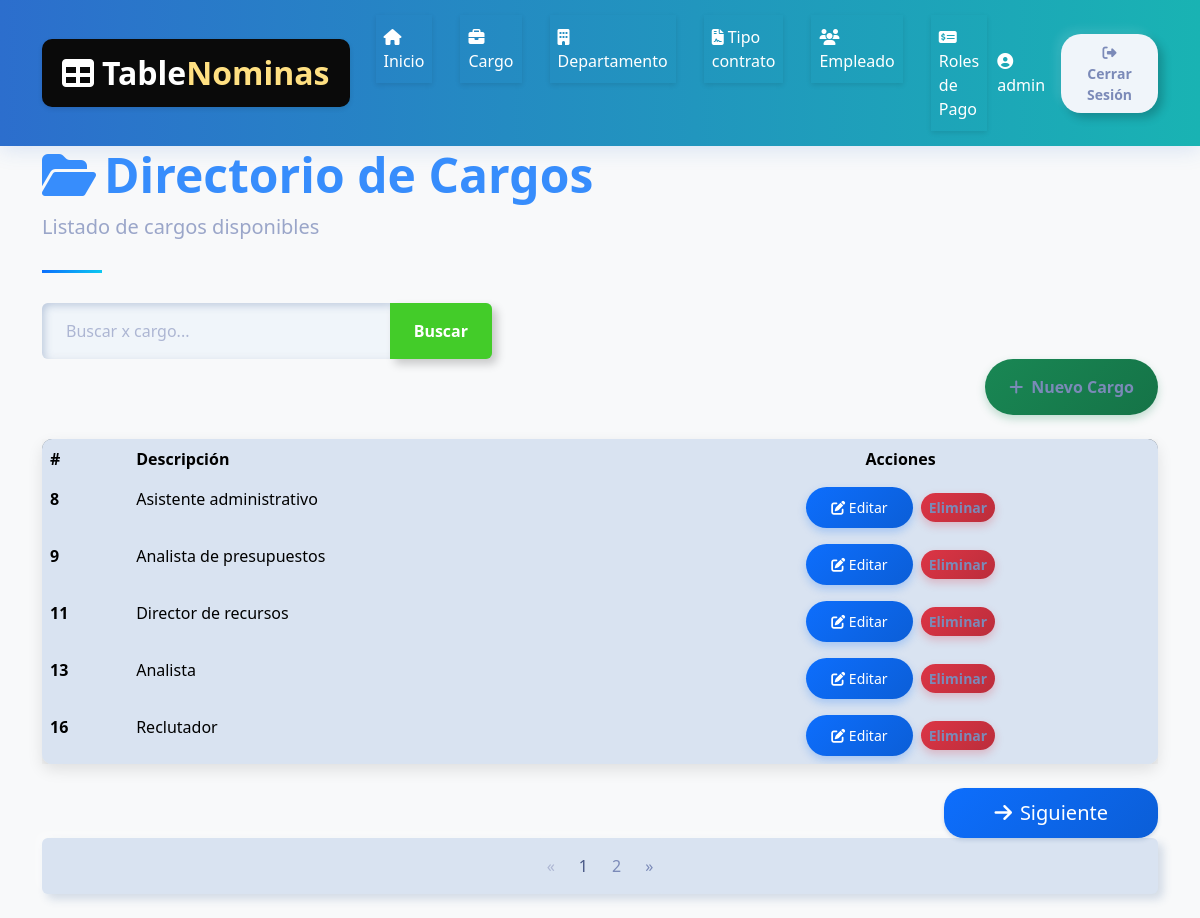
Screenshot of /nomina/cargo_list/ (signed in) with the database file from the repository.
### core/models.py (models this page shows, shortened)
class Cargo(models.Model):
    descripcion = models.CharField(max_length=100, unique=True)

### core/views.py (the view)
# urls.py: path('cargo_list/', cargo_list, name='cargo_list'),  # URL para la vista home
@login_required
def cargo_list(request):
    query = request.GET.get('q', None)
    if query:
        cargos_list = Cargo.objects.filter(descripcion__icontains=query)
    else:
        cargos_list = Cargo.objects.all().order_by('id')  # Ordenamos por id
    paginator = Paginator(cargos_list, 5)
    page_number = request.GET.get('page')
    cargos = paginator.get_page(page_number)
    context = {
        'cargos': cargos,
        'title': 'Listado de cargos',
        'query': query  # Pasamos la query para mantenerla en la paginación
    }
    return render(request, 'cargo/list.html', context)

### template/cargo/list.html (shortened to what this page needs)
{% extends "home.html" %}
{% block content %}
    <div class="container">
        <header class="page-header">
            <h1 class="display-5 fw-bold text-primary">
                <i class="fas fa-folder-open me-2"></i>Directorio de Cargos
            </h1>
            <p class="lead text-muted">Listado de cargos disponibles</p>
        </header>
        <form action="" style="max-width: 450px;">
            <div class="input-group">
                <input type="text" class="form-control" placeholder="Buscar x cargo..." name="q" value="{{ request.GET.q }}">
                <button class="btn btn-outline-success" data-bs-toggle="tooltip" data-bs-title="Escriba parte del cargo y click en buscar">
                    Buscar
                </button>
            </div>
        </form>
        <div class="d-flex justify-content-end mb-4">
            <a class="btn btn-success"  href={% url 'core:cargo_create' %}>
                <i class="fas fa-plus me-2"></i>Nuevo Cargo
        </div>
        <div class="card mb-4">
            <div class="card-body p-0">
                <div class="table-responsive">
                    <table class="table table-hover mb-0">
                        <thead>
                            <tr>
                                <th scope="col">#</th>
                                <th scope="col">Descripción</th>
                                <th scope="col" class="text-center">Acciones</th>
                    </tr>
                </thead>
                <tbody>
                    {% for cargo in cargos %}
                    <tr>
                        <th scope="row">{{ cargo.id }}</th>
                        <td>{{ cargo.descripcion }}</td>
                        <td class="text-center">
                            <a href="{% url 'core:cargo_update' cargo.id %}" class="btn btn-sm btn-primary me-1">
                                <i class="fas fa-edit"></i> Editar
                            </a>
                            <a href="{% url 'core:cargo_delete' cargo.id %}" class="btn btn-sm btn-danger">Eliminar</a>
                        </td>
                    </tr>
                    {% endfor %}
                </tbody>
            </table>
        </div>
    </div>
</div>
        <div class="d-flex justify-content-end mt-4">
            <a href="{% url 'core:departamento_list' %}" class="btn btn-primary btn-lg shadow-sm" style="border-radius: 20px; padding: 10px 50px;">
            <i class="fas fa-arrow-right me-2"></i>Siguiente
            </a>
        </div>
        {% if cargos.has_other_pages %}
        <nav aria-label="Page navigation" class="mb-4">
            <ul class="pagination justify-content-center">
                {% if cargos.has_previous %}
                    <li class="page-item">
                        <a class="page-link" href="?page={{ cargos.previous_page_number }}{% if request.GET.q %}&q={{ request.GET.q }}{% endif %}" aria-label="Anterior">
                            <span aria-hidden="true">&laquo;</span>
                        </a>
                    </li>
                {% else %}
                    <li class="page-item disabled">
                        <span class="page-link" aria-hidden="true">&laquo;</span>
                    </li>
                {% endif %}
                {% for i in cargos.paginator.page_range %}
                    {% if cargos.number == i %}
                        <li class="page-item active"><span class="page-link">{{ i }}</span></li>
                    {% else %}
                        <li class="page-item"><a class="page-link" href="?page={{ i }}{% if request.GET.q %}&q={{ request.GET.q }}{% endif %}">{{ i }}</a></li>
                    {% endif %}
                {% endfor %}
                {% if cargos.has_next %}
                    <li class="page-item">
                        <a class="page-link" href="?page={{ cargos.next_page_number }}{% if request.GET.q %}&q={{ request.GET.q }}{% endif %}" aria-label="Siguiente">
                            <span aria-hidden="true">&raquo;</span>
                        </a>
                    </li>
                {% else %}
                    <li class="page-item disabled">
                        <span class="page-link" aria-hidden="true">&raquo;</span>
                    </li>
                {% endif %}
            </ul>
        </nav>
        {% endif %}
    </div>
{% endblock %}

### template/home.html (shortened to what this page needs)
<!DOCTYPE html>
<html lang="es">
<head>
  {% load static %}
  <link href={% static 'css/bootstrap.min.css' %} rel="stylesheet">
  <link href="https://cdnjs.cloudflare.com/ajax/libs/font-awesome/6.4.0/css/all.min.css" rel="stylesheet">
</head>
<body>
  <nav class="navbar navbar-expand-lg navbar-dark" style="background: linear-gradient(90deg, #2c6ecd 0%, #19b3b3 100%); box-shadow: 0 4px 20px rgba(44,110,205,0.15);">
  <div class="container">
    <a class="navbar-brand d-flex align-items-center" href="#" style="font-size: 2rem; font-weight: 800;">
      <i class="fas fa-table me-2" style="color: #fff;"></i>
      <span style="color: #fff;">Table<span style="color: #ffe082;">Nominas</span></span>
    </a>
    <div class="collapse navbar-collapse" id="navbarNav">
      <ul class="navbar-nav mx-auto" style="gap: 0.5rem;">
        <li class="nav-item">
          <a class="nav-link {% if request.resolver_match.url_name == 'home' %}active{% endif %}" href="{% url 'home' %}" style="color: #fff;">
            <i class="fas fa-home me-1"></i>Inicio
          </a>
        </li>
        <li class="nav-item">
          <a class="nav-link {% if request.resolver_match.url_name == 'core:cargo_list' %}active{% endif %}" href="{% url 'core:cargo_list' %}" style="color: #fff;">
            <i class="fas fa-briefcase me-1"></i>Cargo
          </a>
        </li>
        <li class="nav-item">
          <a class="nav-link {% if request.resolver_match.url_name == 'core:departamento_list' %}active{% endif %}" href="{% url 'core:departamento_list' %}" style="color: #fff;">
            <i class="fas fa-building me-1"></i>Departamento
          </a>
        </li>
        <li class="nav-item">
          <a class="nav-link {% if request.resolver_match.url_name == 'core:tipoContrato_list' %}active{% endif %}" href="{% url 'core:tipoContrato_list' %}" style="color: #fff;">
            <i class="fas fa-file-contract me-1"></i>Tipo contrato
          </a>
        </li>
        <li class="nav-item">
          <a class="nav-link {% if request.resolver_match.url_name == 'core:empleado_list' %}active{% endif %}" href="{% url 'core:empleado_list' %}" style="color: #fff;">
            <i class="fas fa-users me-1"></i>Empleado
          </a>
        </li>
        <li class="nav-item">
          <a class="nav-link {% if request.resolver_match.url_name == 'core:rol_list' %}active{% endif %}" href="{% url 'core:rol_list' %}" style="color: #fff;">
            <i class="fas fa-money-check-alt me-1"></i>Roles de Pago
          </a>
        </li>
      </ul>
      <div class="d-flex align-items-center" style="gap: 0.5rem;">
        {% if user.is_authenticated %}
          <span class="text-white me-2" style="font-weight: 500;">
            <i class="fas fa-user-circle"></i> {{ user.username }}
          </span>
          <a href="{% url 'core:logout' %}" class="btn btn-outline-light btn-sm px-4 py-2" style="border-radius: 20px;">
            <i class="fas fa-sign-out-alt"></i> Cerrar Sesión
          </a>
        {% endif %}
      </div>
    </div>
  </div>
</nav>
  {% block content %}{% endblock content %}
</body>

### template/home.html (style rules this page uses)
:root { --primary-color: #2c6ecd; --secondary-color: #19b3b3; --accent-color: #f8f9fa; --dark-color: #212529; --text-color: #495057; }
body { font-family: 'Poppins', sans-serif; color: var(--text-color); overflow-x: hidden; }
.navbar { box-shadow: 0 2px 15px rgba(0, 0, 0, 0.1); padding: 15px 0; }
.navbar-brand { font-weight: 700; color: var(--primary-color); font-size: 1.5rem; background-color: rgb(10, 10, 10); padding: 10px 20px; border-radius: 10px; box-shadow: 0 2px 5px rgba(0, 0, 0, 0.1); }
.nav-link { font-weight: 500; color: var(--dark-color); margin: 0 10px; transition: all 0.3s ease; padding: 10px 15px; border-radius: 10px; background-color: var(--accent-color); box-shadow: 0 2px 5px rgba(0, 0, 0, 0.1); }
.btn-primary { background-color: var(--primary-color); border-color: var(--primary-color); padding: 10px 25px; border-radius: 50px; font-weight: 500; transition: all 0.3s ease; background-color: #215bee; color: white; }
.navbar-nav .nav-link { background: none !important; border-radius: 0 !important; color: #fff !important; font-weight: 500; transition: color 0.2s; }

### template/cargo/list.html (style rules this page uses)
body { background-color: #f8f9fa; font-family: 'Segoe UI', Tahoma, Geneva, Verdana, sans-serif; }
.navbar { background: linear-gradient(135deg, #0d6efd, #0dcaf0); box-shadow: 0 4px 12px rgba(0,0,0,0.1); }
.card { border-radius: 10px; box-shadow: 0 6px 15px rgba(0,0,0,0.1); transition: transform 0.3s, box-shadow 0.3s; }
.btn-primary { background: linear-gradient(135deg, #0d6efd, #0b5ed7); border: none; box-shadow: 0 4px 8px rgba(13, 110, 253, 0.25); transition: all 0.3s; }
.btn-success { background: linear-gradient(135deg, #198754, #157347); border: none; box-shadow: 0 4px 8px rgba(25, 135, 84, 0.25); transition: all 0.3s; }
.btn-danger { background: linear-gradient(135deg, #dc3545, #bb2d3b); border: none; box-shadow: 0 4px 8px rgba(220, 53, 69, 0.25); transition: all 0.3s; }
.table { border-radius: 10px; overflow: hidden; box-shadow: 0 5px 15px rgba(0,0,0,0.08); }
.table thead { background: linear-gradient(135deg, #6c757d, #495057); color: white; }
.table tbody tr { transition: background-color 0.3s; }
.page-header { position: relative; margin-bottom: 30px; padding-bottom: 15px; }
.page-header:after { content: ''; position: absolute; bottom: 0; left: 0; width: 60px; height: 3px; background: linear-gradient(135deg, #0d6efd, #0dcaf0); }

### rows the page displays
Cargo: id "8", descripcion "Asistente administrativo"
Cargo: id "9", descripcion "Analista de presupuestos"
Cargo: id "11", descripcion "Director de recursos"
Cargo: id "13", descripcion "Analista"
Cargo: id "16", descripcion "Reclutador"

### other values shown
{{ user.username }} "admin"
{{ i }} "1"
{{ i }} "2"
